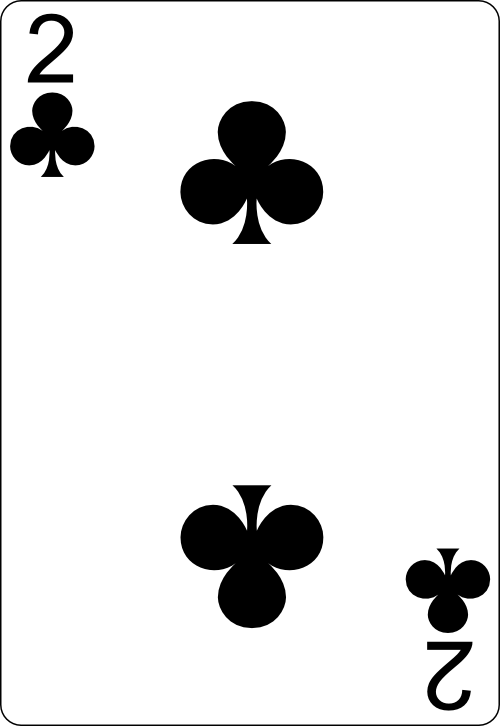
#> input picture PNG-cards-1.3/2_of_clubs.png, 500 x 726 px
$ python env2.py
#> lines starting #> are read from the running program, lines starting #| are printed output that depends on the picture
### game.py
from deck import Deck
from player import Player
from cards import Card
import game_control
from collections import Counter
import threading
import time
import gui

class Game:
    def __init__(self, player_names):
        self.deck = Deck()
        self.actions = ["d"]
        self.gui = None

        # Must be 6 players per game
        if len(player_names) != 6 :
            raise ValueError("There must be exactly six players per game")

        # Edit here if players can be AI
        self.players = [Player(name, False) for name in player_names]

        # Deal the cards to the players to set up the hand
        for player in self.players :
            player.draw(self.deck, 11)

        #Place the top card in the discard pile
        self.deck.discard(self.deck.draw())

        # Determine the current turn, start on player 0
        self.current_turn = 0

    def get_game_state(self) :

        # Returns the current game state in it's entirety
        game_state = {}
        # Get the linear one hot encoding for the discard pile  DECK
        linear_encoding_discard_pile = self.deck.get_linear_encoding_discard_pile()
        game_state["linear_encoding_discard_pile"] = linear_encoding_discard_pile

        # Get the 2d matrix encoding for the discard pile for X cards DECK
        TWOd_matrix_encoding_discard_pile = self.deck.get_matrix_encoding_discard_pile(3)
        game_state["TWOd_matrix_encoding_discard_pile"] = TWOd_matrix_encoding_discard_pile

        # Get the one hot encoding for all cards in the draw pile DECK
        encoding_draw_pile = self.deck.get_encoding_deck()
        game_state["encoding_draw_pile"] = encoding_draw_pile

        # Get the one hot encoding for the players hands, both public and private hands PLAYER
        player_encodings_hand = []
        for player in self.players :
            player_encodings_hand.append(player.get_encoding_hand())
        game_state["player_encodings_hand"] = player_encodings_hand

        # Get the one hot encoding for the players down piles PLAYER
        player_encodings_down_pile = []
        for player in self.players :
            player_encodings_down_pile.append(player.get_encoding_down_pile())
        game_state["player_encodings_down_pile"] = player_encodings_down_pile

        # Get the one hot encoding for cards we have not seen yet GAME

        # Get the one hot encoding for cards we have seen GAME

        # Get the one hot encoding for all cards the an agent can see is in another players hands, public hand GAME

        # Get the turn of the current player
        game_state["current_player_turn"] = self.current_turn

        return game_state

    # Represents the game_flow of the game which can be broken down into a few different steps:
    # 1) Identify which players turn it currently is
    # 2) Give the opportunity for players to buy the current card/cards on the discard pile if current player doesn't want discard buy
    # 4) Player is either down / or not down. Player makes choice to go down or not go down
    # 5) If player is down, they can now choose to discard cards into other down piles(including their own)
    # 6) Player ends their turn discarding one card into the discard piles
    # 7) If the player has no cards in their hand at the end of the round they have won the game
    def game_flow(self):

        while self.is_game_over() == False:

            # 1) Identify which players turn it currently is
            current_player = self.players[self.current_turn]

            # Print output identifying who's turn it is
            print(f"\n{current_player.get_player_name()}'s turn:")
            print(f"Hand: {current_player.get_hand()}")
            print(f"Discard card: {self.deck.peak_discard_card(1)}")


            # 2) Give the opportunity for players to buy the current card/cards on the discard pile if current player doesn't want discard buy
            game_control.player_draws_card_for_turn(current_player, self.deck, self.players, self.current_turn)

            # 4) Player is either down / or not down. Player makes choice to go down or not go down, must state which cards they are going down with
            game_control.player_decides_to_go_down_or_not(current_player)


            # 5) If player is down, they can now choose to discard cards into other down piles(including their own)
            game_control.player_discards_into_down_piles(current_player, self.players, 1)

            # 6) Player ends their turn discarding one card into the discard piles
            game_control.player_discards_card_into_discard_pile(current_player, self.deck)

            # 7) If the player has no cards in their hand at the end of the round they have won the game
            if len(current_player.get_hand()) == 0:
                print(f"{current_player.get_player_name()} has won the game!")
                break

            self.current_turn = (self.current_turn + 1) % len(self.players)


    def start_game(self, starting_cards=5):

        start = input("Press enter to start game")

        gui.open_game_window()
        game_state = self.get_game_state()

        gui.set_images(game_state["player_encodings_hand"], game_state["TWOd_matrix_encoding_discard_pile"])

        # Begin the game
        self.game_flow()


    def is_game_over(self):
        # Define game-ending condition
        return False


# Example usage:
game = Game(["Alice", "Bob", "Charlie", "David", "Eddie", "Fred"])

game.start_game()
while not game.is_game_over():
    game.next_turn()

### gui.py
import matplotlib.pyplot as plt
import numpy as np
import matplotlib.image as mpimg

default_image = "PNG-cards-1.3/2_of_clubs.png"  # Default image to use when a file is missing
discard_pile_x = 1.05
discard_pile_y_start = 0.4
discard_pile_spacing = 0.05
draw_pile_size = .1

def open_game_window():
    global fig, ax, img_artists, image_filenames, discard_pile_images, discard_pile_artists

    # Define the number of sections and columns
    global num_sections, num_columns
    num_sections = 6
    num_columns = 18

    # List of default image filenames for each subsection
    image_filenames = [[default_image] * num_columns for _ in range(num_sections)]
    discard_pile_images = ["discard_pile_1.png", "discard_pile_2.png", "discard_pile_3.png"]

    # Create figure and axis
    fig, ax = plt.subplots(figsize=(12, 6))  # Adjust width to make space for draw and discard piles
    ax.set_xticks([])  # Remove ticks
    ax.set_yticks([])  # Remove ticks
    ax.set_frame_on(False)  # Remove the frame

    # Stretch the content to the edges
    ax.set_xlim(0, 1)  # Set x-axis limits to stretch content to the full width
    ax.set_ylim(0, 1)  # Set y-axis limits to stretch content to the full height

    # Define section widths and heights based on axis limits
    width = 1 / num_columns  # Width of each card image (now scaled to fit the full width)
    height = 1 / num_sections  # Height of each card section (now scaled to fit the full height)

    # Draw sections with image tiles
    img_artists = []
    for i in range(num_sections):
        row = []
        for j in range(num_columns):
            # Calculate the correct position for each card in the row
            x_min = j * width
            x_max = (j + 1) * width
            y_min = i * height
            y_max = (i + 1) * height
            image = load_image(image_filenames[i][j])
#> in load_image, returned value is the input picture: shape (726, 500, 4) float32; mean R, G, B, A 0.897, 0.897, 0.897, 0.999

            # Place the image with adjusted extents
            img = ax.imshow(image, extent=[x_min, x_max, y_min, y_max])
            row.append(img)
        img_artists.append(row)

    # Draw pile (single image to the right)
    draw_pile_x = 1.05  # Position slightly outside the main sections
#> draw_pile_x = 1.05
    draw_pile_y = 0.75  # Adjust height position
    draw_pile_size = 0.1  # Size of the image
    draw_pile_image = load_image("PNG-cards-1.3/Blank-Playing-Card.png")
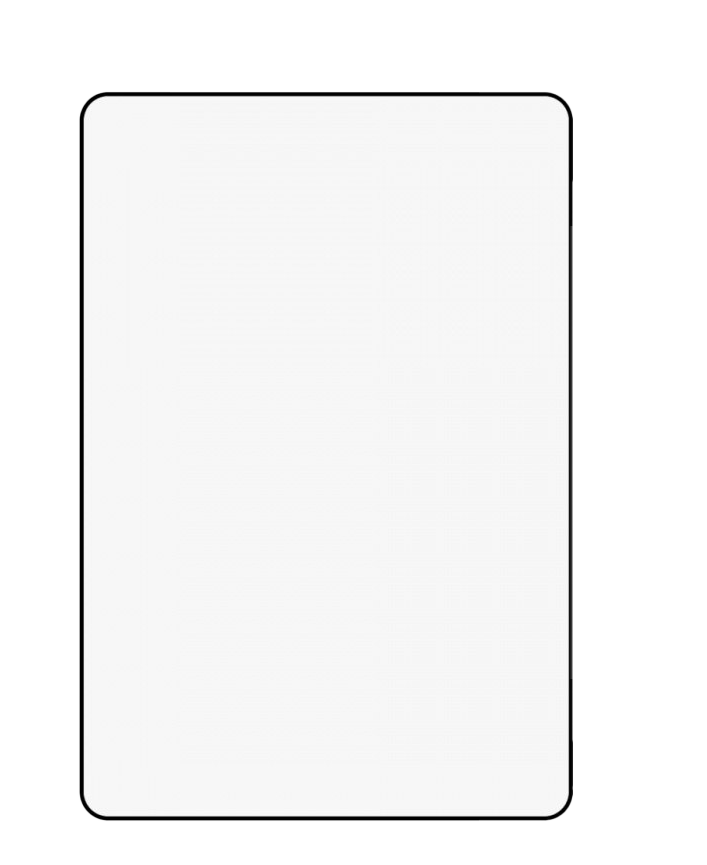
#> draw_pile_image: shape (865, 707, 4) float32; mean R, G, B, A 0.964, 0.964, 0.964, 0.586; transparent parts drawn white
    ax.imshow(draw_pile_image, extent=[draw_pile_x, draw_pile_x + draw_pile_size, draw_pile_y, draw_pile_y + draw_pile_size])
    ax.text(draw_pile_x + draw_pile_size / 2, draw_pile_y - 0.05, "Draw Pile", ha='center', va='center', fontsize=10, color='black')

    # Discard pile (three stacked images to the right, now stored as artists)
    discard_pile_x = 1.05
    discard_pile_y_start = 0.4
    discard_pile_spacing = 0.05
    discard_pile_artists = []  # Clear the artists list before populating
    for i, discard_image in enumerate(discard_pile_images):
        img = load_image(discard_image)
        discard_artist = ax.imshow(img, extent=[discard_pile_x, discard_pile_x + draw_pile_size,
                                               discard_pile_y_start - i * discard_pile_spacing,
                                               discard_pile_y_start + draw_pile_size - i * discard_pile_spacing])
        discard_pile_artists.append(discard_artist)  # Store the artist

    ax.text(discard_pile_x + draw_pile_size / 2, discard_pile_y_start - 3 * discard_pile_spacing - 0.05, "Discard Pile", ha='center', va='center', fontsize=10, color='black')

    # Set limits
    ax.set_xlim(0, 1.2)  # Extend x limit to fit piles (you can adjust this for more space)
    ax.set_ylim(0, 1)

    # Show plot
    plt.ion()
    plt.tight_layout()
    plt.show()
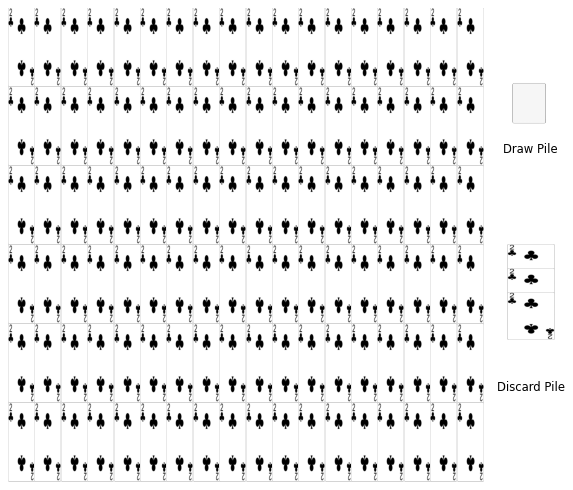
#> figure drawn by matplotlib, 1 panel


def load_image(filename):
    try:
        return mpimg.imread(filename)
    except FileNotFoundError:
        print(f"Warning: {filename} not found. Using default image.")
        return mpimg.imread(default_image)

def set_images(image_list, discard_vector):
    global image_filenames
    global discard_pile_images

    image_list = get_image_name_from_vector(image_list)
    discard_pile_images = get_image_name_from_vector_draw_pile(discard_vector)
    if len(image_list) != num_sections * num_columns:
        raise ValueError("Image list must contain exactly {} elements".format(num_sections * num_columns))

    image_filenames = [image_list[i * num_columns:(i + 1) * num_columns] for i in range(num_sections)]
    update_plot()

def get_image_name_from_vector_draw_pile(vector) :
    card_names = [
    "2_of_diamonds.png", "2_of_hearts.png", "2_of_clubs.png", "2_of_spades.png",
    "3_of_diamonds.png", "3_of_hearts.png", "3_of_clubs.png", "3_of_spades.png",
    "4_of_diamonds.png", "4_of_hearts.png", "4_of_clubs.png", "4_of_spades.png",
    "5_of_diamonds.png", "5_of_hearts.png", "5_of_clubs.png", "5_of_spades.png",
    "6_of_diamonds.png", "6_of_hearts.png", "6_of_clubs.png", "6_of_spades.png",
    "7_of_diamonds.png", "7_of_hearts.png", "7_of_clubs.png", "7_of_spades.png",
    "8_of_diamonds.png", "8_of_hearts.png", "8_of_clubs.png", "8_of_spades.png",
    "9_of_diamonds.png", "9_of_hearts.png", "9_of_clubs.png", "9_of_spades.png",
    "10_of_diamonds.png", "10_of_hearts.png", "10_of_clubs.png", "10_of_spades.png",
    "jack_of_diamonds.png", "jack_of_hearts.png", "jack_of_clubs.png", "jack_of_spades.png",
    "queen_of_diamonds.png", "queen_of_hearts.png", "queen_of_clubs.png", "queen_of_spades.png",
    "king_of_diamonds.png", "king_of_hearts.png", "king_of_clubs.png", "king_of_spades.png",
    "ace_of_diamonds.png", "ace_of_hearts.png", "ace_of_clubs.png", "ace_of_spades.png",
    "red_joker.png", "black_joker.png"
    ]
    image_list = []
    for v in vector:
        hand_list = []
        for i in range(len(v)) :
            if v[i] == 1 :
                card_name_index = i % 54
                hand_list.append(f"PNG-cards-1.3/{card_names[card_name_index]}")
        buffer = 1 - len(hand_list)
        for i in range(buffer) :
            hand_list.append(f"PNG-cards-1.3/Blank-Playing-Card.png")
        image_list.extend(hand_list)
    print(image_list)
    return image_list

def get_image_name_from_vector(vector) :
    card_names = [
    "2_of_diamonds.png", "2_of_hearts.png", "2_of_clubs.png", "2_of_spades.png",
    "3_of_diamonds.png", "3_of_hearts.png", "3_of_clubs.png", "3_of_spades.png",
    "4_of_diamonds.png", "4_of_hearts.png", "4_of_clubs.png", "4_of_spades.png",
    "5_of_diamonds.png", "5_of_hearts.png", "5_of_clubs.png", "5_of_spades.png",
    "6_of_diamonds.png", "6_of_hearts.png", "6_of_clubs.png", "6_of_spades.png",
    "7_of_diamonds.png", "7_of_hearts.png", "7_of_clubs.png", "7_of_spades.png",
    "8_of_diamonds.png", "8_of_hearts.png", "8_of_clubs.png", "8_of_spades.png",
    "9_of_diamonds.png", "9_of_hearts.png", "9_of_clubs.png", "9_of_spades.png",
    "10_of_diamonds.png", "10_of_hearts.png", "10_of_clubs.png", "10_of_spades.png",
    "jack_of_diamonds.png", "jack_of_hearts.png", "jack_of_clubs.png", "jack_of_spades.png",
    "queen_of_diamonds.png", "queen_of_hearts.png", "queen_of_clubs.png", "queen_of_spades.png",
    "king_of_diamonds.png", "king_of_hearts.png", "king_of_clubs.png", "king_of_spades.png",
    "ace_of_diamonds.png", "ace_of_hearts.png", "ace_of_clubs.png", "ace_of_spades.png",
    "red_joker.png", "black_joker.png"
    ]

    image_list = []
    for v in vector:
        hand_list = []
        for i in range(len(v)) :
            if v[i] == 1 :
                card_name_index = i % 54
                hand_list.append(f"PNG-cards-1.3/{card_names[card_name_index]}")
        buffer = 18 - len(hand_list)
        for i in range(buffer) :
            hand_list.append(f"PNG-cards-1.3/Blank-Playing-Card.png")
        image_list.extend(hand_list)
    return image_list

def update_plot():
    global img_artists
    global discard_pile_images
    for i in range(num_sections):
        for j in range(num_columns):
            image = load_image(image_filenames[i][j])
            img_artists[i][j].set_data(image)

    # Update the discard pile images (using set_data)
    for i, discard_image in enumerate(discard_pile_images):
        if i < 3 :
            img = load_image(discard_image)
            discard_pile_artists[i].set_data(img)  # Update discard pile images

    plt.draw()

### deck.py
from cards import Card
import random

class Deck:
    def __init__(self):
        # Creates and shuffles a double deck of cards
        self.cards = [Card(rank, suit, deck) for suit in Card.suits for rank in Card.ranks for deck in Card.decks]
        self.cards.remove(Card("2", "Spades", 0))
        self.cards.remove(Card("2", "Spades", 1))
        self.cards.remove(Card("2", "Clubs", 0))
        self.cards.remove(Card("2", "Clubs", 1))
        self.shuffle()

        self.discard_pile = []

    # Creates an encoding of all the cards currently in the deck
    def get_encoding_deck(self) :
        encoding = [0] * 108
        for card in self.cards :
            _, index = Card.map_to_encoding(card)
            encoding[index] = 1

        return encoding

    # Creates an encoding of all the cards currently in the discard pile
    def get_linear_encoding_discard_pile(self) :
        encoding = [0] * 108
        for card in self.discard_pile :
            _, index = Card.map_to_encoding(card)
            encoding[index] = 1

        return encoding

    # Creates an encoding of the top amount_to_peek cards in the discard pile, returns a list of invidual card encodings
    def get_matrix_encoding_discard_pile(self, amount_to_peek) :
#> called with amount_to_peek = 3
        encoding = []

        # If there are less cards in the discard pile than amount_to_peek, we peak all the cards in the discard pile
        new_amount_to_peek = amount_to_peek
        if len(self.discard_pile) < amount_to_peek :
            new_amount_to_peek = len(self.discard_pile)

        for card in self.discard_pile[-new_amount_to_peek:][::-1] :
            card_encoding, _ = Card.map_to_encoding(card)
            encoding.append(card_encoding)

        # Add an empty array if there aren't any cards present
        for i in range(amount_to_peek - new_amount_to_peek) :
            encoding.append([0] * 108)

        return encoding

    def shuffle(self):
        random.shuffle(self.cards)

    def discard(self, Card):
        self.discard_pile.append(Card)

    def draw(self):
        return self.cards.pop() if self.cards else IndexError("Run out of cards bud time to fix it.")

    def draw_from_discard(self) :
        return self.discard_pile.pop() if self.discard_pile else IndexError("Run out of cards bud time to fix it.")

    def amount_in_discard(self) :
        return len(self.discard_pile)

    def amount_in_deck(self) :
        return len(self.cards)

    # Peaks amount_to_peek unless there are less than amount_to_peek cards in the discard pile, in that case it peaks all the cards in the discard pile
    def peak_discard_card(self, amount_to_peek):
        if len(self.discard_pile) > amount_to_peek :
            amount_to_peek = len(self.discard_pile)
        return self.discard_pile[-amount_to_peek:][::-1]


    def __str__(self):
        return f"Cards in deck: {self.cards} \n Cards in discard, {self.discard_pile[-1]}"

### cards.py
class Card:
    suits = ["Hearts", "Diamonds", "Clubs", "Spades"]
    ranks = ["2", "3", "4", "5", "6", "7", "8", "9", "10", "Jack", "Queen", "King", "Ace", "Joker"]
    decks = [0, 1]

    def __init__(self, rank, suit, deck):
        if suit in self.suits and rank in self.ranks and deck in self.decks:
            self.rank = rank
            self.suit = suit
            self.deck = deck
        else:
            raise ValueError("Invalid card rank or suit")

    def __str__(self):
        return f"{self.rank} of {self.suit} of deck {self.deck}"

    def __repr__(self):
        return self.__str__()

    def __eq__(self, other):
        # Check if the other object is a Card instance and has the same rank and suit
        if isinstance(other, Card):
            return self.rank == other.rank and self.suit == other.suit and self.deck == other.deck
        return False

    @staticmethod
    def map_to_encoding(card) :
        card_suite = card.suit
        index = 0
        if card_suite == "Diamonds":
            index += 0
        elif card_suite == "Hearts":
            index += 1
        elif card_suite == "Clubs":
            index += 2
        elif card_suite == "Spades":
            index += 3

        card_rank = card.rank
        if card_rank == "2":
            index += 0
        elif card_rank == "3":
            index += 2
        elif card_rank == "4":
            index += 6
        elif card_rank == "5":
            index += 10
        elif card_rank == "6":
            index += 14
        elif card_rank == "7":
            index += 18
        elif card_rank == "8":
            index += 22
        elif card_rank == "9":
            index += 26
        elif card_rank == "10":
            index += 30
        elif card_rank == "Jack":
            index += 34
        elif card_rank == "Queen":
            index += 38
        elif card_rank == "King":
            index += 42
        elif card_rank == "Ace":
            index += 46
        elif card_rank == "Joker":
            index += 50

        card_deck = card.deck
        if card_deck == 0:
            index += 0
        elif card_deck == 1:
            index += 54

        encoding = [0] * 108
        encoding[index] = 1
        return encoding, index

    # [30 lines left out: functions map_to_suit, map_to_card_value, is_a_valid_card, not called in this run]

### player.py
from cards import Card
from deck import Deck
from collections import Counter
class Player:
    def __init__(self, name, isAI):
        self._name = name
        self._hand = []
        self._isAI = isAI
        self._isDown = False
        self._buys_used = 0
        self._downPile = []
        self._known_cards = []
        self._print = False

    def draw(self, deck, num=1):
        for _ in range(num):
            card = deck.draw()
            if card:
                self._hand.append(card)

    # Draws card from deck and puts it into the players hand, now throw errors if there are no cards left in the deck
    # [21 lines left out: functions draw_from_deck, draw_from_disc, remove_card_from_hand, not called in this run]

    # Get the one hot encoding for a players hand
    def get_encoding_hand(self) :
        encoding = [0] * 108
        for card in self._hand :
            _, index = Card.map_to_encoding(card)
            encoding[index] = 1

        return encoding

    # Get the one hot encoding for a players known cards
    # [7 lines left out: function get_encoding_known_cards, not called in this run]

    def get_encoding_down_pile(self) :
        encoding = [0] * 108
        for card in self._downPile :
            _, index = Card.map_to_encoding(card)
            encoding[index] = 1

        return encoding

    # This method will attempt to buy the 'amount' of cards from the discard pile
    # If the player does not have enough buys, it will throw an error
    # If there are not enough cards in the discard pile, it will throw an error
    # If there are not enough cards in the deck, it will shuffle the old discard pile into the deck, excluding the cards that are being bought
    # [142 lines left out: functions buy_card, card_into_discard, can_player_go_down, can_player_go_down_with_cards, is_card_in_player_hand_count, is_card_in_player_hand and 1 more, not called in this run]

    # Add card to the down pile from the opponent
    def add_card_to_down_pile_from_opponent(self, card) :
        self._downPile.append(card)

    # Returns the rank of all the cards in the down pile
    # [7 lines left out: function get_ranks_in_down_pile, not called in this run]

    ### GETTERS ###
    def get_is_player_down(self) :
        return self._isDown

    def get_hand(self):
        return self._hand

    def get_player_name(self) :
        return self._name

    def get_buys_used(self) :
        return self._buys_used

    def get_down_pile(self) :
        return self._downPile

    def get_known_cards(self) :
        return self._known_cards

    ### SETTERS ###

    def set_buys_used(self, buys_used) :
        self._buys_used = buys_used

    def set_is_player_down(self, is_player_down) :
        self._isDown = is_player_down

    def get_isAI(self):
        return self._isAI


### env2.py
import gymnasium as gym
import numpy as np
from game import Game
#> (the run stopped early here; a loop or call above may not have finished)
